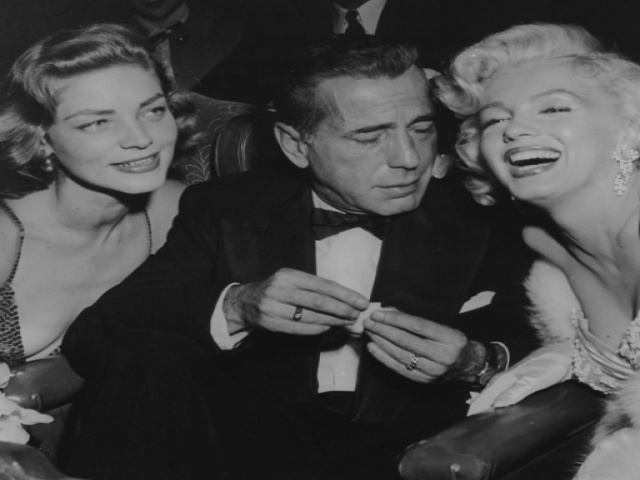
//> input picture visual_servoing/image_process/resource/Lauren_old_640_480.jpg, 640 x 480 px
$ ./test_DVS   (built with g++ and OpenCV 4)
//> lines starting //> are read from the running program, lines starting //| are printed output that depends on the picture

#include "direct_visual_servoing.h"
#include <iostream>
#include <opencv2/opencv.hpp>

int main()
{
    // test Direct_Visual_Servoing class
    Mat camera_intrinsic = (Mat_<double>(3,3) << 1000, 0, 320, 0, 1000, 240, 0, 0, 1);
    Mat img_old, img_new, depth_old, depth_new;
    Mat camera_velocity;

    // img_old = imread("/home/cyh/Work/visual_servoing_ws/src/visual_servoing/image_process/resource/Lauren_old_5.jpg", IMREAD_GRAYSCALE);
    // img_new = imread("/home/cyh/Work/visual_servoing_ws/src/visual_servoing/image_process/resource/Lauren_new_5.jpg", IMREAD_GRAYSCALE);
    img_old = imread("/home/cyh/Work/visual_servoing_ws/src/visual_servoing/image_process/resource/Lauren_old_640_480.jpg", IMREAD_GRAYSCALE);
//> img_old is the input picture: 480 rows x 640 cols, CV_8UC1; min 14, max 184, mean 69.9
    img_new = imread("/home/cyh/Work/visual_servoing_ws/src/visual_servoing/image_process/resource/Lauren_new_640_480.jpg", IMREAD_GRAYSCALE);
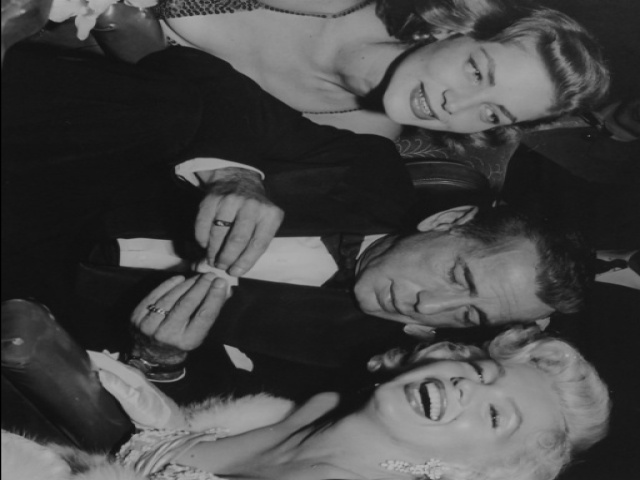
//> input picture visual_servoing/image_process/resource/Lauren_new_640_480.jpg, 640 x 480 px
//> img_new is the input picture: 480 rows x 640 cols, CV_8UC1; min 0, max 185, mean 69.8
    // img_old = imread("/home/cyh/Work/visual_servoing_ws/src/visual_servoing/image_process/resource/Lauren_old_200_150.jpg", IMREAD_GRAYSCALE);
    // img_new = imread("/home/cyh/Work/visual_servoing_ws/src/visual_servoing/image_process/resource/Lauren_new_200_150.jpg", IMREAD_GRAYSCALE);

    img_old.convertTo(img_old, CV_64FC1);
//> img_old: 480 rows x 640 cols, CV_64FC1
    img_new.convertTo(img_new, CV_64FC1);
//> img_new: 480 rows x 640 cols, CV_64FC1

    img_old = 1 - img_old/255.0;
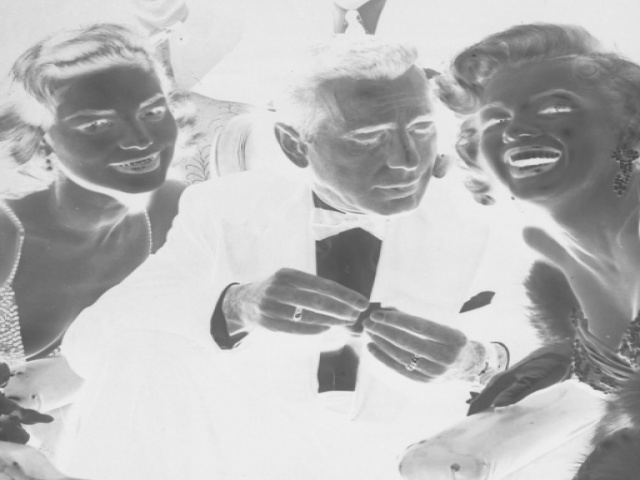
//> img_old: 480 rows x 640 cols, CV_64FC1; min 0.278, max 0.945, mean 0.726
    img_new = 1 - img_new/255.0;
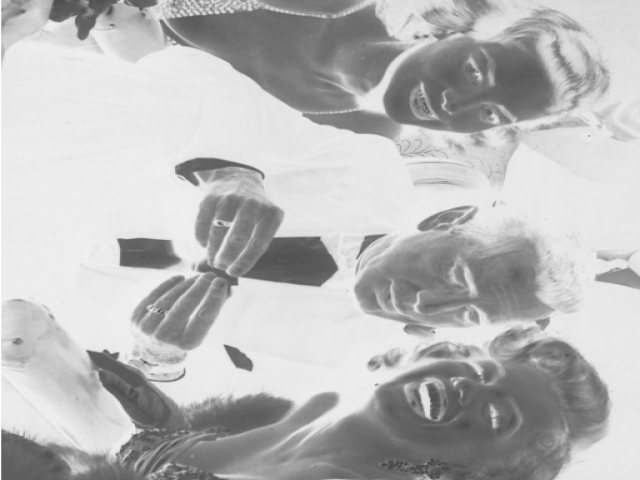
//> img_new: 480 rows x 640 cols, CV_64FC1; min 0.275, max 1, mean 0.726

    img_old = img_old / 255.0;
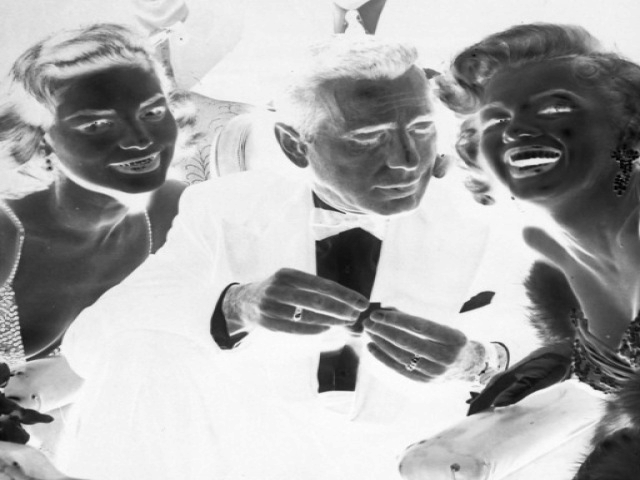
//> img_old: 480 rows x 640 cols, CV_64FC1; min 0.00109, max 0.00371, mean 0.00285; drawn with min black and max white
    img_new = img_new / 255.0;
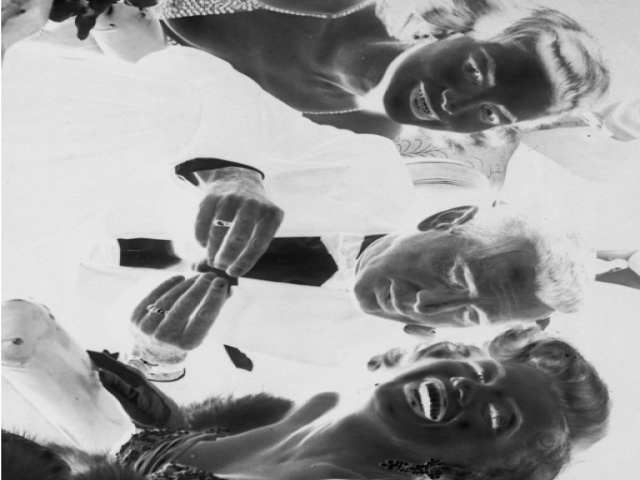
//> img_new: 480 rows x 640 cols, CV_64FC1; min 0.00108, max 0.00392, mean 0.00285; drawn with min black and max white
    depth_old = img_old * 100 + 1;
    depth_new = img_new * 100 + 1;

    Mat pose = (Mat_<double>(7,1) << 1.0, 5.0, 9.0, 0.25, 0.36, 0.5, 0.8);

    if(img_old.empty() || img_new.empty())
    {
        cerr <<"no image" << endl;
        return 0;
    }else
    {
//> (the run ends here: the program needs code that is not available in this run, at `Direct_Visual_Servoing DVS(img_old.cols, img_old.rows);`)
